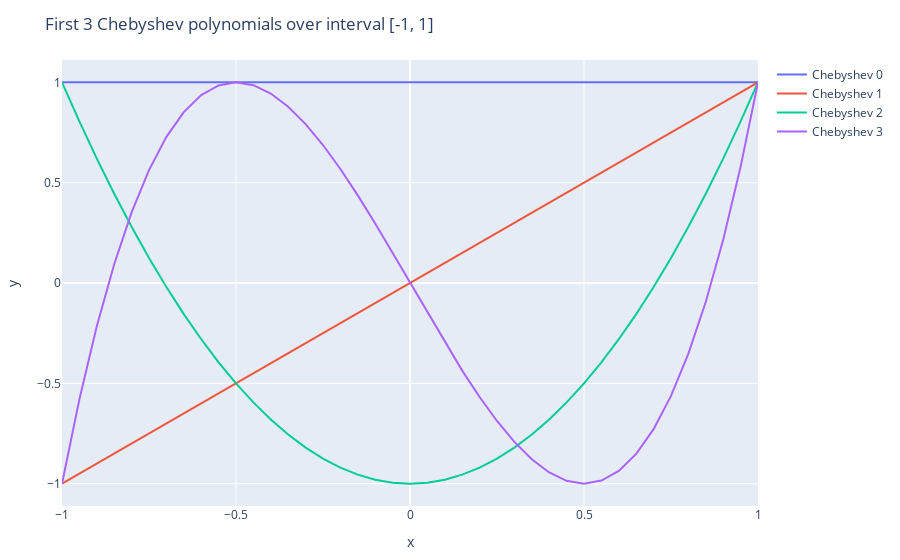

The notebook cell this image was saved under:
### Code cell
x=-1:0.05:1;


trace1 = Plotly.scatter(x=x, y=chebf1_.(x),color="red",name="Chebyshev 0")
trace2 = Plotly.scatter(x=x, y=chebf2_.(x),color="blue", style="line",name="Chebyshev 1")
trace3 = Plotly.scatter(x=x, y=chebf3_.(x),color="green",style="line",name="Chebyshev 2")
trace4 = Plotly.scatter(x=x, y=chebf4_.(x),color="yellow",style="line",name="Chebyshev 3")



layout = Layout(title="First 3 Chebyshev polynomials over interval [-1, 1]",

                   xaxis_title="x",

                   yaxis_title="y")

# Make plot
Plotly.plot([trace1, trace2,trace3,trace4],layout)

### Figure 1 — Plotly figure (JSON) as saved in the notebook; plotly's stock layout.template omitted (floating-point values rounded to 4 significant figures)
{"data": [{"color": "red", "name": "Chebyshev 0", "type": "scatter", "x": [-1, -0.95, -0.9, -0.85, -0.8, -0.75, -0.7, -0.65, -0.6, -0.55, -0.5, -0.45, -0.4, -0.35, -0.3, -0.25, -0.2, -0.15, -0.1, -0.05, 0, 0.05, 0.1, 0.15, 0.2, 0.25, 0.3, 0.35, 0.4, 0.45, 0.5, 0.55, 0.6, 0.65, 0.7, 0.75, 0.8, 0.85, 0.9, 0.95, 1], "y": [1, 1, 1, 1, 1, 1, 1, 1, 1, 1, 1, 1, 1, 1, 1, 1, 1, 1, 1, 1, 1, 1, 1, 1, 1, 1, 1, 1, 1, 1, 1, 1, 1, 1, 1, 1, 1, 1, 1, 1, 1]}, {"color": "blue", "name": "Chebyshev 1", "style": "line", "type": "scatter", "x": [-1, -0.95, -0.9, -0.85, -0.8, -0.75, -0.7, -0.65, -0.6, -0.55, -0.5, -0.45, -0.4, -0.35, -0.3, -0.25, -0.2, -0.15, -0.1, -0.05, 0, 0.05, 0.1, 0.15, 0.2, 0.25, 0.3, 0.35, 0.4, 0.45, 0.5, 0.55, 0.6, 0.65, 0.7, 0.75, 0.8, 0.85, 0.9, 0.95, 1], "y": [-1, -0.95, -0.9, -0.85, -0.8, -0.75, -0.7, -0.65, -0.6, -0.55, -0.5, -0.45, -0.4, -0.35, -0.3, -0.25, -0.2, -0.15, -0.1, -0.05, 0, 0.05, 0.1, 0.15, 0.2, 0.25, 0.3, 0.35, 0.4, 0.45, 0.5, 0.55, 0.6, 0.65, 0.7, 0.75, 0.8, 0.85, 0.9, 0.95, 1]}, {"color": "green", "name": "Chebyshev 2", "style": "line", "type": "scatter", "x": [-1, -0.95, -0.9, -0.85, -0.8, -0.75, -0.7, -0.65, -0.6, -0.55, -0.5, -0.45, -0.4, -0.35, -0.3, -0.25, -0.2, -0.15, -0.1, -0.05, 0, 0.05, 0.1, 0.15, 0.2, 0.25, 0.3, 0.35, 0.4, 0.45, 0.5, 0.55, 0.6, 0.65, 0.7, 0.75, 0.8, 0.85, 0.9, 0.95, 1], "y": [1, 0.805, 0.62, 0.445, 0.28, 0.125, -0.02, -0.155, -0.28, -0.395, -0.5, -0.595, -0.68, -0.755, -0.82, -0.875, -0.92, -0.955, -0.98, -0.995, -1, -0.995, -0.98, -0.955, -0.92, -0.875, -0.82, -0.755, -0.68, -0.595, -0.5, -0.395, -0.28, -0.155, -0.02, 0.125, 0.28, 0.445, 0.62, 0.805, 1]}, {"color": "yellow", "name": "Chebyshev 3", "style": "line", "type": "scatter", "x": [-1, -0.95, -0.9, -0.85, -0.8, -0.75, -0.7, -0.65, -0.6, -0.55, -0.5, -0.45, -0.4, -0.35, -0.3, -0.25, -0.2, -0.15, -0.1, -0.05, 0, 0.05, 0.1, 0.15, 0.2, 0.25, 0.3, 0.35, 0.4, 0.45, 0.5, 0.55, 0.6, 0.65, 0.7, 0.75, 0.8, 0.85, 0.9, 0.95, 1], "y": [-1, -0.5795, -0.216, 0.0935, 0.352, 0.5625, 0.728, 0.8515, 0.936, 0.9845, 1, 0.9855, 0.944, 0.8785, 0.792, 0.6875, 0.568, 0.4365, 0.296, 0.1495, 0, -0.1495, -0.296, -0.4365, -0.568, -0.6875, -0.792, -0.8785, -0.944, -0.9855, -1, -0.9845, -0.936, -0.8515, -0.728, -0.5625, -0.352, -0.0935, 0.216, 0.5795, 1]}], "layout": {"margin": {"b": 50, "l": 50, "r": 50, "t": 60}, "title": "First 3 Chebyshev polynomials over interval [-1, 1]", "xaxis": {"title": {"text": "x"}}, "yaxis": {"title": {"text": "y"}}}}
